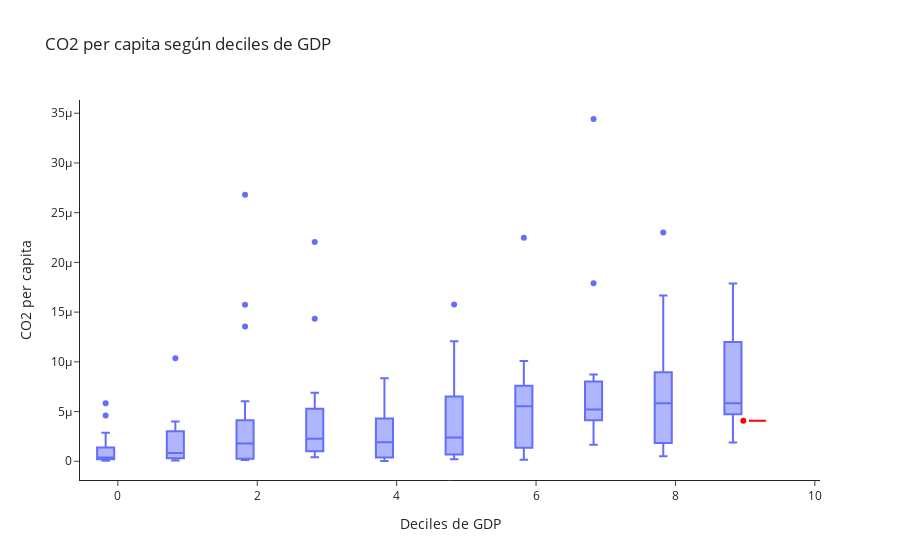

Notebook source saved alongside this figure:
### Markdown cell above
**Como ingresa argentina en este contexto?**

Argentina es un pais de ingreso per capita elevado, decil 9, pero dentro de su decil se encuentra por debajo del promedio de emisiones per capita.

### Code cell
# deciles según la variable GDP
subset_0515['gdp_deciles'] = pd.qcut(subset_0515['gdp'], 10, labels=False)

# gráfico de cajas y bigotes con Plotly
fig = px.box(subset_0515, x='gdp_deciles', y='co2_pc', 
             title='CO2 per capita según deciles de GDP',
             labels={'gdp_deciles': 'Deciles de GDP', 'co2_pc': 'CO2 per capita'})

fig.update_layout(template='simple_white')

# trazo adicional para Argentina
fig.add_trace(go.Box(
    x=[9],  # Decil correspondiente a Argentina
    y=subset_0515[subset_0515['country'] == 'Argentina']['co2_pc'],  # Emisiones de CO2 per capita de Argentina
    name='Argentina',
    marker=dict(color='red'),
    boxpoints='all',
    jitter=0.3,
    pointpos=-1.8,
    showlegend=False
))

fig.show()

### Figure 1 — Plotly figure (JSON) as saved in the notebook; plotly's stock layout.template omitted (floating-point values rounded to 4 significant figures; data arrays with more than 128 entries replaced by an {"elided": "..."} marker saying what was removed)
{"data": [{"alignmentgroup": "True", "hovertemplate": "Deciles de GDP=%{x}<br>CO2 per capita=%{y}<extra></extra>", "legendgroup": "", "marker": {"color": "#636efa"}, "name": "", "notched": false, "offsetgroup": "", "orientation": "v", "showlegend": false, "type": "box", "x": {"elided": "230 int values"}, "x0": " ", "xaxis": "x", "y": {"elided": "230 float values"}, "y0": " ", "yaxis": "y"}, {"boxpoints": "all", "jitter": 0.3, "marker": {"color": "red"}, "name": "Argentina", "pointpos": -1.8, "showlegend": false, "type": "box", "x": [9], "y": [4.066e-06]}], "layout": {"boxmode": "group", "legend": {"tracegroupgap": 0}, "title": {"text": "CO2 per capita según deciles de GDP"}, "xaxis": {"anchor": "y", "domain": [0, 1], "title": {"text": "Deciles de GDP"}}, "yaxis": {"anchor": "x", "domain": [0, 1], "title": {"text": "CO2 per capita"}}}}
